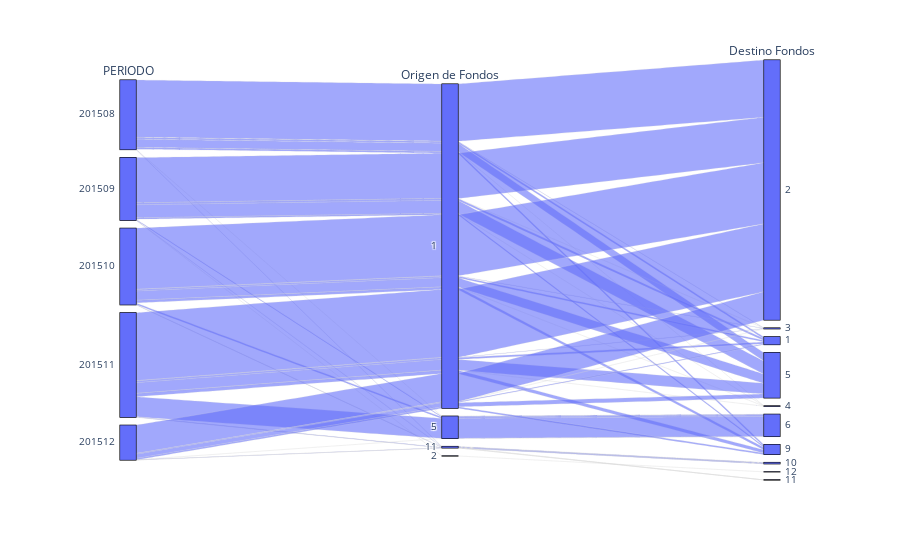

Write notebook code for a chart like this one.
### Code cell
fig = px.parallel_categories(amt, dimensions=['PERIODO', 'Origen de Fondos', 'Destino Fondos'])
fig.show()

### Figure 1 — Plotly figure (JSON) as saved in the notebook; plotly's stock layout.template omitted (floating-point values rounded to 4 significant figures; data arrays with more than 128 entries replaced by an {"elided": "..."} marker saying what was removed)
{"data": [{"dimensions": [{"label": "PERIODO", "values": {"elided": "10000 str values"}}, {"label": "Origen de Fondos", "values": {"elided": "10000 int values"}}, {"label": "Destino Fondos", "values": {"elided": "10000 int values"}}], "domain": {"x": [0, 1], "y": [0, 1]}, "name": "", "type": "parcats"}], "layout": {"legend": {"tracegroupgap": 0}, "margin": {"t": 60}}}
